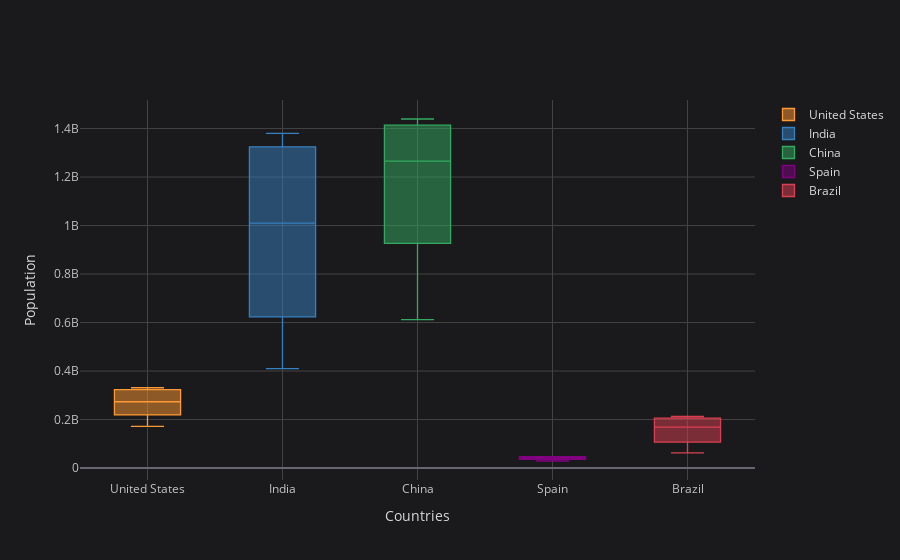

Notebook code cell kept with this figure:
### Markdown cell above
## Multiple Boxplot

### Code cell
df_population.iplot(kind='box', xTitle='Countries',
                    yTitle='Population', theme='space')

### Figure 1 — Plotly figure (JSON) as saved in the notebook; plotly's stock layout.template omitted (floating-point values rounded to 4 significant figures)
{"data": [{"boxpoints": false, "line": {"width": 1.3}, "marker": {"color": "rgba(255, 153, 51, 1.0)"}, "name": "United States", "orientation": "v", "type": "box", "y": [171685336, 186720571, 199733676, 209513341, 219081251, 229476354, 240499825, 252120309, 265163745, 281710909, 294993511, 309011475, 320878310, 323015995, 325084756, 327096265, 329064917, 331002651]}, {"boxpoints": false, "line": {"width": 1.3}, "marker": {"color": "rgba(55, 128, 191, 1.0)"}, "name": "India", "orientation": "v", "type": "box", "y": [409880595, 450547679, 499123324, 555189792, 623102897, 698952844, 784360008, 873277798, 963922588, 1056575549, 1147609927, 1234281170, 1310152403, 1324517249, 1338676785, 1352642280, 1366417754, 1380004385]}, {"boxpoints": false, "line": {"width": 1.3}, "marker": {"color": "rgba(50, 171, 96, 1.0)"}, "name": "China", "orientation": "v", "type": "box", "y": [612241554, 660408056, 724218968, 827601394, 926240885, 1000089235, 1075589361, 1176883674, 1240920535, 1290550765, 1330776380, 1368810615, 1406847870, 1414049351, 1421021791, 1427647786, 1433783686, 1439323776]}, {"boxpoints": false, "line": {"width": 1.3}, "marker": {"color": "rgba(128, 0, 128, 1.0)"}, "name": "Spain", "orientation": "v", "type": "box", "y": [29048395, 30402411, 32146263, 33883749, 35879209, 37698196, 38733876, 39202525, 39787419, 40824754, 44019123, 46931015, 46671926, 46634140, 46647428, 46692858, 46736776, 46754778]}, {"boxpoints": false, "line": {"width": 1.3}, "marker": {"color": "rgba(219, 64, 82, 1.0)"}, "name": "Brazil", "orientation": "v", "type": "box", "y": [62533919, 72179226, 83373530, 95113265, 107216205, 120694009, 135274080, 149003223, 162019896, 174790340, 186127103, 195713635, 204471769, 206163053, 207833823, 209469323, 211049527, 212559417]}], "layout": {"legend": {"bgcolor": "#1A1A1C", "font": {"color": "#D9D9D9"}}, "paper_bgcolor": "#1A1A1C", "plot_bgcolor": "#1A1A1C", "title": {"font": {"color": "#D9D9D9"}}, "xaxis": {"gridcolor": "#434343", "showgrid": true, "tickfont": {"color": "#C2C2C2"}, "title": {"font": {"color": "#D9D9D9"}, "text": "Countries"}, "zerolinecolor": "#666570"}, "yaxis": {"gridcolor": "#434343", "showgrid": true, "tickfont": {"color": "#C2C2C2"}, "title": {"font": {"color": "#D9D9D9"}, "text": "Population"}, "zerolinecolor": "#666570"}}}
